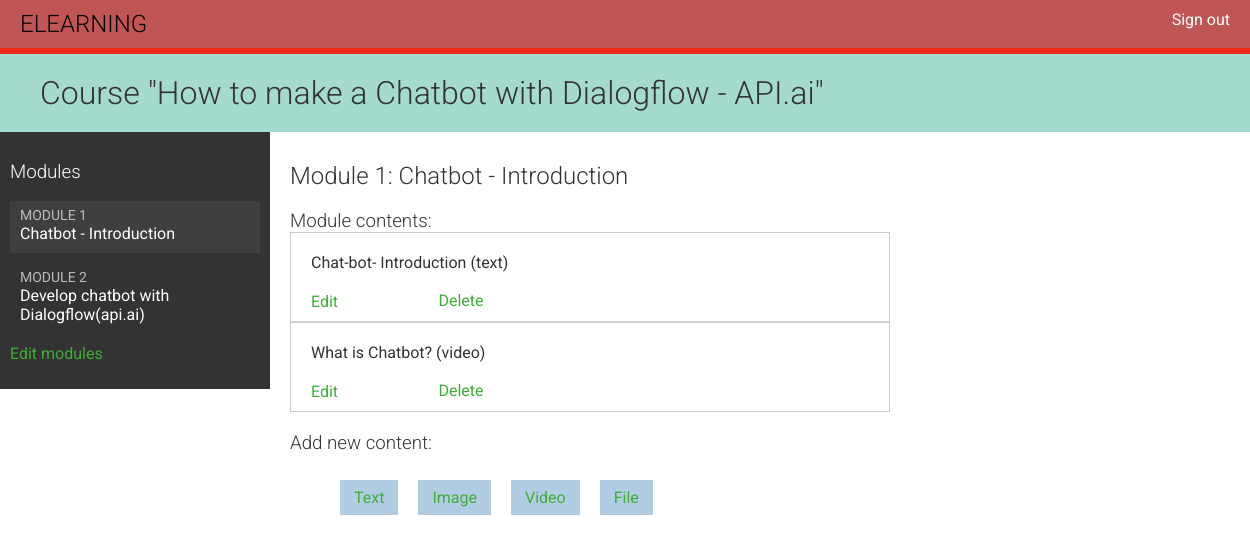
Screenshot of /course/module/6/ (signed in) with the database file from the repository.
### courses/models.py (models this page shows, shortened)
class Course(models.Model):
    owner = models.ForeignKey(User,
                              related_name='courses_created',
                              on_delete=models.CASCADE)
    subject = models.ForeignKey(Subject,
                                related_name='courses',
                                on_delete=models.CASCADE)
    title = models.CharField(max_length=200)
    slug = models.SlugField(max_length=200, unique=True)
    overview = models.TextField()
    created = models.DateTimeField(auto_now_add=True)
    students = models.ManyToManyField(User,
                                      related_name='courses_joined',
                                      blank=True)
    class Meta:
        ordering = ['-created']

class Module(models.Model):
    course = models.ForeignKey(Course,
                               related_name='modules',
                               on_delete=models.CASCADE)
    title = models.CharField(max_length=200)
    description = models.TextField(blank=True)
    order = OrderField(blank=True, for_fields=['course'])
    class Meta:
            ordering = ['order']

class Content(models.Model):
    module = models.ForeignKey(Module,
                               related_name='contents',
                               on_delete=models.CASCADE)
    content_type = models.ForeignKey(ContentType,
                                     limit_choices_to={'model__in':('text',
                                                                    'video',
                                                                    'image',
                                                                    'file')},
                                     on_delete=models.CASCADE)
    object_id = models.PositiveIntegerField()
    item = GenericForeignKey('content_type', 'object_id')
    order = OrderField(blank=True, for_fields=['module'])
    class Meta:
            ordering = ['order']

class ItemBase(models.Model):
    owner = models.ForeignKey(User,
                              related_name='%(class)s_related',
                              on_delete=models.CASCADE)
    title = models.CharField(max_length=250)
    created = models.DateTimeField(auto_now_add=True)
    updated = models.DateTimeField(auto_now=True)
    class Meta:
        abstract = True
    def __str__(self):
        return self.title

class Text(ItemBase):
    content = models.TextField()

class Video(ItemBase):
    url = models.URLField()

### courses/views.py (the view)
class ModuleContentListView(TemplateResponseMixin, View):
    template_name = 'courses/manage/module/content_list.html'
    def get(self, request, module_id):
        module = get_object_or_404(Module,
                                   id=module_id,
                                   course__owner=request.user)
        return self.render_to_response({'module': module})

### courses/templatetags/course.py (called while the page is built)
@register.filter
def model_name(obj):
    try:
        return obj._meta.model_name
    except AttributeError:
        return None

### courses/templates/courses/manage/module/content_list.html (shortened to what this page needs)
{% extends "base.html" %}
{% load course %}
{% block content %}
  {% with course=module.course %}
    <h1>Course "{{ course.title }}"</h1>
    <div class="contents">
      <h3>Modules</h3>
      <ul id="modules">
        {% for m in course.modules.all %}
          <li data-id="{{ m.id }}" {% if m == module %}class="selected"{% endif %}>
            <a href="{% url "module_content_list" m.id %}">
              <span>
                Module <span class="order">{{ m.order|add:1 }}</span>
              </span>
              <br>
              {{ m.title }}
            </a>
          </li>
        {% empty %}
          <li>No modules yet.</li>
        {% endfor %}
      </ul>
      <p><a href="{% url "course_module_update" course.id %}">Edit modules</a></p>
    </div>
    <div class="module">
      <h2>Module {{ module.order|add:1 }}: {{ module.title }}</h2>
      <h3>Module contents:</h3>
      <div id="module-contents">
        {% for content in module.contents.all %}
          <div data-id="{{ content.id }}">
            {% with item=content.item %}
              <p>{{ item }} ({{ item|model_name }})</p>
              <a href="{% url "module_content_update" module.id item|model_name item.id %}">Edit</a>
              <form action="{% url "module_content_delete" content.id %}" method="post">
                <input type="submit" value="Delete">
              </form>
            {% endwith %}
          </div>
        {% empty %}
          <p>This module has no contents yet.</p>
        {% endfor %}
      </div>
      <h3>Add new content:</h3>
      <ul class="content-types">
        <li><a href="{% url "module_content_create" module.id "text" %}">Text</a></li>
        <li><a href="{% url "module_content_create" module.id "image" %}">Image</a></li>
        <li><a href="{% url "module_content_create" module.id "video" %}">Video</a></li>
        <li><a href="{% url "module_content_create" module.id "file" %}">File</a></li>
      </ul>
    </div>
  {% endwith %}
{% endblock %}

### courses/static/css/base.css (style rules this page uses)
body { margin:0; font-family:'Roboto', sans-serif; font-weight:400; color:#333; }
a { color:#3fad37; text-decoration:none; }
ul { float:left; }
h1, h2, h3, h4, h5, h6 { font-family:'Roboto', sans-serif; font-weight:300; }
h1 { background:#a5dbcf; width:100%; overflow:auto; padding:20px 0 20px 40px; margin:0; }
.module { padding:10px 20px; float:left; width:600px; }
.module h3 { margin:20px 0 0; padding:0; width:100%; }
.module p { margin:10px 0 20px; width:100%; float:left; }
.contents { width:20%; padding:10px; float:left; background:#333; color: #fff; font-family:'Roboto', sans-serif; }
.contents ul { list-style:none; margin:0; padding:0; }
.contents ul li { margin:0 0 10px 0; padding:4px 10px 10px; overflow:auto; }
.contents ul li.selected { background:#3f3f3f; }
.contents ul span { text-transform:uppercase; color:#bbb; font-size:14px; }
.contents ul a { display:block; color:#fff; text-decoration:none; }
ul.content-types li { list-style:none; float:left; margin:10px; background:#b1cde4; padding:8px 14px; }
input, select, textarea { border:1px solid #ccc; border-bottom:3px solid #ccc; padding:8px 12px; font-size:16px; font-family:'Roboto', sans-serif; float:left; clear:both; width:300px; }
input[type=submit], a.button { border-radius:5px; background:#4dcc43; color:#fff; font-size:16px; text-transform:uppercase; border:none; padding:10px 20px; margin:20px 0; }
#module-contents div { padding:10px 20px; border:1px solid #ccc; background:#fff }
#module-contents form { margin:0; padding:0; }
#module-contents input[type=submit] { color:#3fad37; background:none; margin:-20px 0 0; padding:0; float:left; text-transform:none; }

### rows the page displays
Course: title "How to make a Chatbot with Dialogflow - API.ai"
Module: order|add "1", title "Chatbot - Introduction"
Module: order|add "2", title "Develop chatbot with Dialogflow(api.ai)"
Content: item "Chat-bot- Introduction", item|model_name "text"
Content: item "What is Chatbot?", item|model_name "video"
